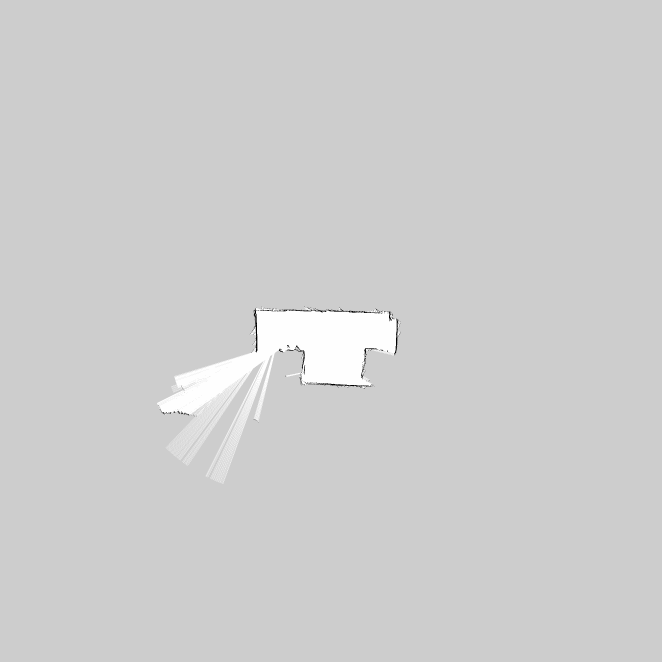
#> input picture src/SIFT/corner_area.png, 1984 x 1984 px (shown at 1/3 size)
$ python main.py
#> lines starting #> are read from the running program, lines starting #| are printed output that depends on the picture
import cv2
import numpy as np
import matplotlib.pyplot as plt

def resize_images(image1, image2):
    resized_image1 = cv2.resize(image1, (image2.shape[1], image2.shape[0]))
    resized_image2 = cv2.resize(image2, (image2.shape[1], image2.shape[0]))
    return resized_image1, resized_image2

def display_image_dimensions(image, title):
    height, width = image.shape
    print(f"{title} Dimensions: {width}x{height}")

def template_matching(smoothed_image, image2):
    result = cv2.matchTemplate(image2, smoothed_image, cv2.TM_CCOEFF_NORMED)
    _, _, _, max_loc = cv2.minMaxLoc(result)

    h, w = smoothed_image.shape
    top_left = max_loc
    bottom_right = (top_left[0] + w, top_left[1] + h)
    cv2.rectangle(image2, top_left, bottom_right, 255, 2)

    return image2

def process_and_display_images(input_image_path, match_image_path):
#> called with input_image_path = 'corner_area.png', match_image_path = 'corner_area_cad.png'
    original_image = cv2.imread(input_image_path, cv2.IMREAD_GRAYSCALE)
#> original_image is the input picture: shape (1984, 1984); min 0, max 254, mean 206.2
    match_image = cv2.imread(match_image_path, cv2.IMREAD_GRAYSCALE)
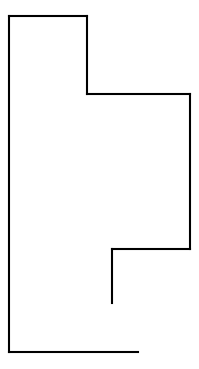
#> input picture src/SIFT/corner_area_cad.png, 199 x 369 px
#> match_image is the input picture: shape (369, 199); min 0, max 255, mean 247.7

    # Print initial dimensions
    display_image_dimensions(original_image, "Original ROS Map Image")
#| Original ROS Map Image Dimensions: 1984x1984
    display_image_dimensions(match_image, "Original CAD Image")
#| Original CAD Image Dimensions: 199x369

    # Display original images
    plt.figure(figsize=(12, 6))
    plt.subplot(2, 2, 1)
    plt.title('Original ROS Map Image')
    plt.imshow(original_image, cmap='gray')
    plt.axis('off')

    plt.subplot(2, 2, 2)
    plt.title('Original CAD Image')
    plt.imshow(match_image, cmap='gray')
    plt.axis('off')

    # Resize images
    resized_image, resized_match_image = resize_images(original_image, match_image)
#> in resize_images, `resized_image1 = cv2.resize(image1, (image2.shape[1], image2.shape[0]))`:
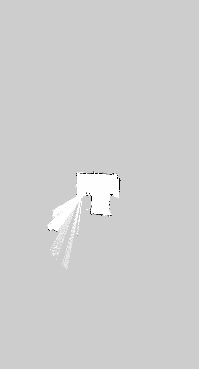
#> resized_image1: shape (369, 199); min 0, max 254, mean 206.1

    # Print resized dimensions
    display_image_dimensions(resized_image, "Resized ROS Map Image")
#| Resized ROS Map Image Dimensions: 199x369
    display_image_dimensions(resized_match_image, "Resized CAD Image")
#| Resized CAD Image Dimensions: 199x369

    # Display resized images
    plt.subplot(2, 2, 3)
    plt.title('Resized ROS Map Image')
    plt.imshow(resized_image, cmap='gray')
    plt.axis('off')

    plt.subplot(2, 2, 4)
    plt.title('Resized CAD Image')
    plt.imshow(resized_match_image, cmap='gray')
    plt.axis('off')

    plt.show()
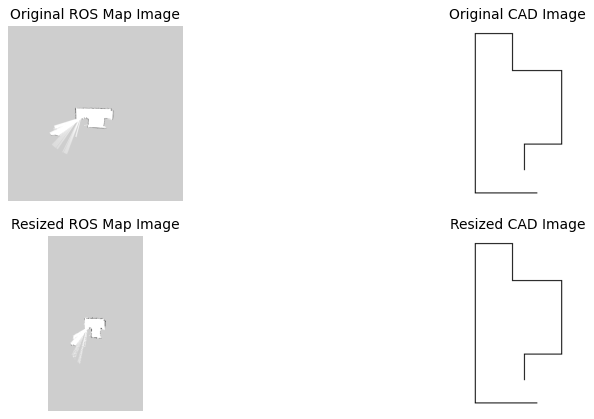
#> figure drawn by matplotlib, 4 panels

    # Preprocess and smooth the resized image
    smoothed_image = cv2.blur(resized_image, (5, 5))

    # Run template matching
    matched_image = template_matching(smoothed_image, resized_match_image)
#> in template_matching, `result = cv2.matchTemplate(image2, smoothed_image, cv2.TM_CCOEFF_NORMED)`: result = [0.0286]
#> in template_matching, `_, _, _, max_loc = cv2.minMaxLoc(result)`: max_loc = (0, 0)
#> in template_matching, `bottom_right = (top_left[0] + w, top_left[1] + h)`: bottom_right = (199, 369)

    # Display result of template matching
    plt.figure(figsize=(6, 6))
    plt.title('Template Matching Result')
    plt.imshow(matched_image, cmap='gray')
    plt.axis('off')
    plt.show()

# Paths to your images
input_image_path = 'corner_area.png'
cad_map_path = 'corner_area_cad.png'

# Process and display images and run template matching
process_and_display_images(input_image_path, cad_map_path)


# [97 lines of commented-out code are left out]
